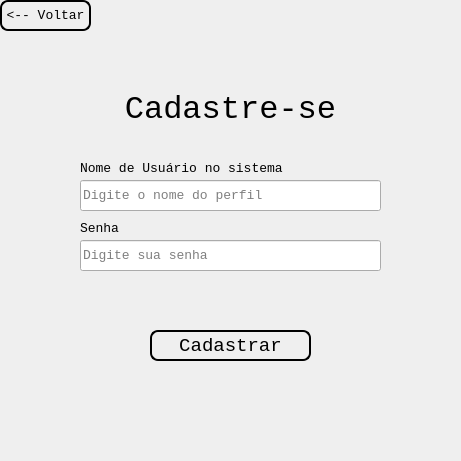
<?xml version="1.0" encoding="UTF-8"?>
<ui version="4.0">
 <class>Dialog</class>
 <widget class="QDialog" name="Dialog">
  <property name="geometry">
   <rect>
    <x>0</x>
    <y>0</y>
    <width>461</width>
    <height>461</height>
   </rect>
  </property>
  <property name="windowTitle">
   <string>Dialog</string>
  </property>
  <widget class="QWidget" name="bgWidget" native="true">
   <property name="geometry">
    <rect>
     <x>0</x>
     <y>0</y>
     <width>461</width>
     <height>461</height>
    </rect>
   </property>
   <property name="font">
    <font>
     <family>Courier New</family>
     <pointsize>14</pointsize>
    </font>
   </property>
   <property name="styleSheet">
    <string notr="true"/>
   </property>
   <widget class="QLabel" name="label">
    <property name="geometry">
     <rect>
      <x>100</x>
      <y>90</y>
      <width>261</width>
      <height>39</height>
     </rect>
    </property>
    <property name="font">
     <font>
      <family>Courier New</family>
      <pointsize>24</pointsize>
      <weight>50</weight>
      <bold>false</bold>
     </font>
    </property>
    <property name="styleSheet">
     <string notr="true">color: rgb(0, 0, 0)</string>
    </property>
    <property name="text">
     <string>&lt;html&gt;&lt;head/&gt;&lt;body&gt;&lt;p align=&quot;center&quot;&gt;Cadastre-se&lt;/p&gt;&lt;/body&gt;&lt;/html&gt;</string>
    </property>
   </widget>
   <widget class="QPushButton" name="btnCad">
    <property name="enabled">
     <bool>true</bool>
    </property>
    <property name="geometry">
     <rect>
      <x>150</x>
      <y>330</y>
      <width>161</width>
      <height>31</height>
     </rect>
    </property>
    <property name="font">
     <font>
      <family>Courier New</family>
      <pointsize>14</pointsize>
     </font>
    </property>
    <property name="styleSheet">
     <string notr="true">border-radius: 8px;
border: 2px solid black;</string>
    </property>
    <property name="text">
     <string>Cadastrar</string>
    </property>
   </widget>
   <widget class="QLabel" name="label_3">
    <property name="geometry">
     <rect>
      <x>80</x>
      <y>160</y>
      <width>211</width>
      <height>16</height>
     </rect>
    </property>
    <property name="font">
     <font>
      <family>Courier New</family>
      <pointsize>10</pointsize>
     </font>
    </property>
    <property name="text">
     <string>Nome de Usuário no sistema</string>
    </property>
   </widget>
   <widget class="QLabel" name="label_4">
    <property name="geometry">
     <rect>
      <x>80</x>
      <y>220</y>
      <width>61</width>
      <height>16</height>
     </rect>
    </property>
    <property name="font">
     <font>
      <family>Courier New</family>
      <pointsize>10</pointsize>
     </font>
    </property>
    <property name="text">
     <string>Senha</string>
    </property>
   </widget>
   <widget class="QLabel" name="lblErro">
    <property name="geometry">
     <rect>
      <x>80</x>
      <y>280</y>
      <width>301</width>
      <height>16</height>
     </rect>
    </property>
    <property name="font">
     <font>
      <family>Courier New</family>
      <pointsize>10</pointsize>
     </font>
    </property>
    <property name="styleSheet">
     <string notr="true">color: rgb(255, 0, 0);</string>
    </property>
    <property name="text">
     <string/>
    </property>
   </widget>
   <widget class="QLineEdit" name="txtNomeUser">
    <property name="geometry">
     <rect>
      <x>80</x>
      <y>180</y>
      <width>301</width>
      <height>31</height>
     </rect>
    </property>
    <property name="font">
     <font>
      <family>Courier New</family>
      <pointsize>10</pointsize>
     </font>
    </property>
    <property name="placeholderText">
     <string>Digite o nome do perfil</string>
    </property>
   </widget>
   <widget class="QLineEdit" name="txtSenha">
    <property name="geometry">
     <rect>
      <x>80</x>
      <y>240</y>
      <width>301</width>
      <height>31</height>
     </rect>
    </property>
    <property name="font">
     <font>
      <family>Courier New</family>
      <pointsize>10</pointsize>
     </font>
    </property>
    <property name="echoMode">
     <enum>QLineEdit::Password</enum>
    </property>
    <property name="placeholderText">
     <string>Digite sua senha</string>
    </property>
   </widget>
   <widget class="QPushButton" name="btnVolta">
    <property name="enabled">
     <bool>true</bool>
    </property>
    <property name="geometry">
     <rect>
      <x>0</x>
      <y>0</y>
      <width>91</width>
      <height>31</height>
     </rect>
    </property>
    <property name="font">
     <font>
      <family>Courier New</family>
      <pointsize>10</pointsize>
     </font>
    </property>
    <property name="styleSheet">
     <string notr="true">border-radius: 8px;
border: 2px solid black;</string>
    </property>
    <property name="text">
     <string>&lt;-- Voltar</string>
    </property>
   </widget>
   <zorder>txtSenha</zorder>
   <zorder>txtNomeUser</zorder>
   <zorder>label</zorder>
   <zorder>btnCad</zorder>
   <zorder>label_3</zorder>
   <zorder>label_4</zorder>
   <zorder>lblErro</zorder>
   <zorder>btnVolta</zorder>
  </widget>
 </widget>
 <tabstops>
  <tabstop>txtNomeUser</tabstop>
  <tabstop>txtSenha</tabstop>
  <tabstop>btnCad</tabstop>
 </tabstops>
 <resources/>
 <connections/>
</ui>
